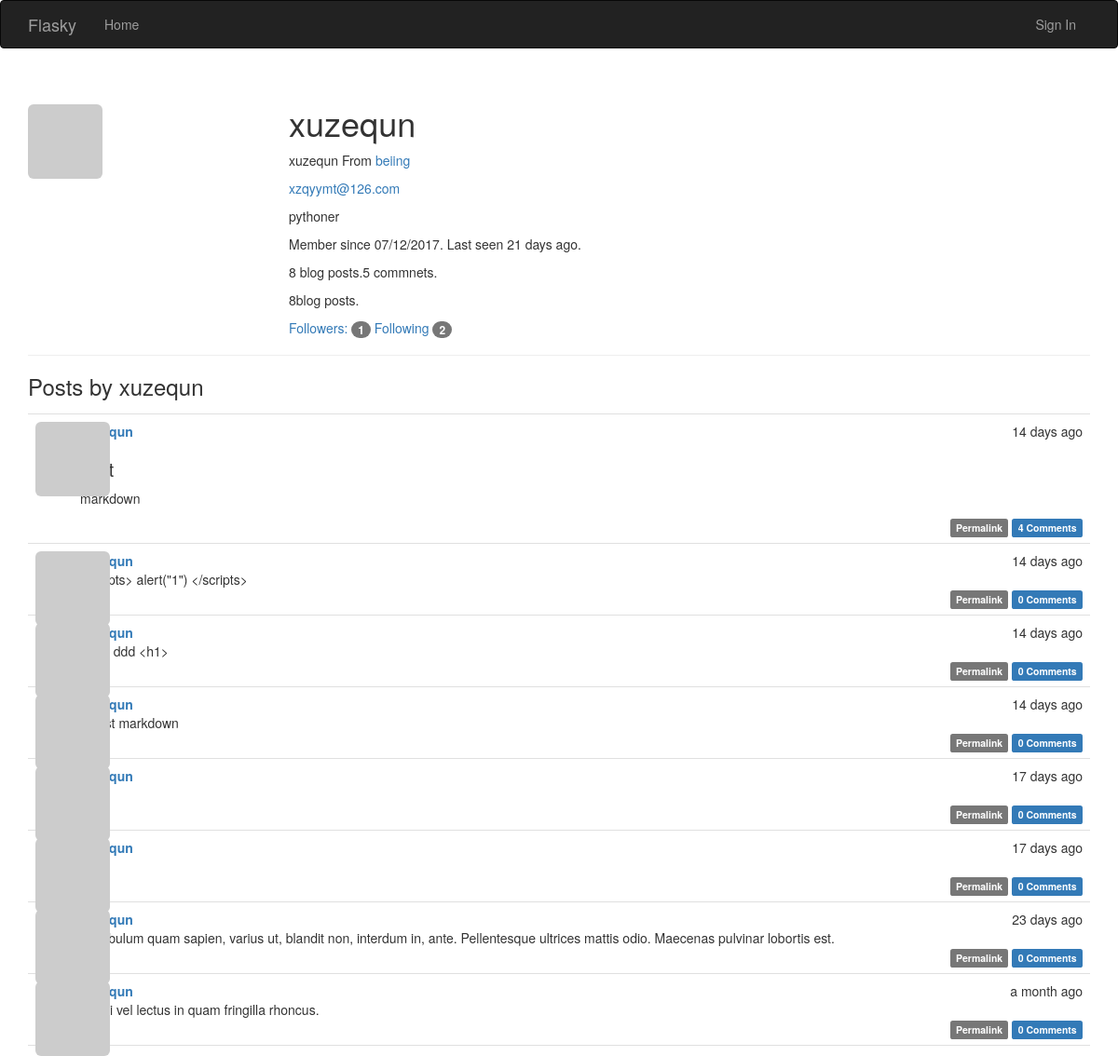
The page /user/xuzequn on the database its author committed.
### app/models.py (models this page shows, shortened)
class User(UserMixin, db.Model):
    __tablename__ = 'users'
    id = db.Column(db.Integer, primary_key=True)
    email = db.Column(db.String(64), unique=True, index=True)
    username = db.Column(db.String(64), unique=True, index=True)
    role_id = db.Column(db.Integer, db.ForeignKey('roles.id'))
    password_hash = db.Column(db.String(128))
    confirmed = db.Column(db.Boolean, default=False)
    name = db.Column(db.String(64))
    location = db.Column(db.String(64))
    about_me = db.Column(db.Text())
    member_since = db.Column(db.DateTime(),default=datetime.utcnow)
    last_seen = db.Column(db.DateTime(), default=datetime.utcnow)
    avatar_hash = db.Column(db.String(32))
    posts = db.relationship('Post', backref='author', lazy='dynamic')
    followed = db.relationship('Follow',
                               foreign_keys=[Follow.follower_id],
                               backref=db.backref('follower', lazy='joined'),
                               lazy='dynamic',
                               cascade='all, delete-orphan')
    followers = db.relationship('Follow',
                                foreign_keys=[Follow.followed_id],
                                backref=db.backref('followed', lazy='joined'),
                                lazy='dynamic',
                                cascade='all, delete-orphan')
    comments = db.relationship('Comment', backref='author', lazy='dynamic')
    @property
    def password(self):
        raise AttributeError('password is not readable attribute')
    def gravatar(self, size=100, default='identicon', rating='g'):
        if request.is_secure:
            url = 'http://secure.gravatar.com/avatar'
        else:
            url = 'http://www.gravatar.com/avatar'
        hash = self.avatar_hash or hashlib.md5(
            self.email.encode('utf-8')).hexdigest()
        return '{url}/{hash}?s={size}&d={default}&r={rating}'.format(
            url=url, hash=hash, size=size, default=default, rating=rating)

class Post(db.Model):
    __tablename__ = 'posts'
    id = db.Column(db.Integer, primary_key=True)
    body = db.Column(db.Text)
    body_html = db.Column(db.Text)
    timestamp = db.Column(db.DateTime, index=True, default=datetime.utcnow)
    author_id = db.Column(db.Integer, db.ForeignKey('users.id'))
    comments = db.relationship('Comment', backref='post', lazy='dynamic')

### app/main/views.py (the view)
@main.route('/user/<username>')
def user(username):
    user = User.query.filter_by(username=username).first()
    if user is None:
        abort(404)
    posts = user.posts.order_by(Post.timestamp.desc()).all()
    return render_template('user.html', user=user, posts=posts)

### app/auth/views.py (called while the page is built)
@auth.before_app_request
def before_request():
    @auth.before_app_request
    def before_request():
        if current_user.is_authenticated:
            current_user.ping()
            print("111111111111")
            if not current_user.confirmed \
                    and request.endpoint \
                    and request.endpoint[:5] != 'auth.' \
                    and request.endpoint != 'static':
                return redirect(url_for('auth.unconfirmed'))

### app/main/__init__.py (called while the page is built)
@main.app_context_processor
def inject_permissions():
    return dict(Permission=Permission)

@main.app_context_processor
def inject_permission():
    return dict(Permission=Permission)

### app/models.py (called while the page is built)
    def can(self, permissions):
        return False

    def is_administrator(self):
        return False

### app/templates/user.html (shortened to what this page needs)
{% extends "base.html" %}
{% block page_content %}
<div class="page-header">
    <img class="img-rounded profile-thumbnail" src="{{ user.gravatar(size=256) }}">
    <div class="profile-header">
        <h1>{{ user.username }}</h1>
        {% if user.name or user.location %}
        <p>
            {% if user.name %}{{ user.name }}{% endif %}
            {% if user.location %}
                From <a href="http://map.baidu.com/?newmap={{ user.location }}">{{ user.location }}</a>
            {% endif %}
        </p>
        {% endif %}
        <p><a href="mailto:{{ user.email }}">{{ user.email }}</a></p>
        {% if user.about_me %}<p>{{ user.about_me }}</p>{% endif %}
        <p>Member since {{ moment(user.member_since).format('L') }}.
            Last seen {{ moment(user.last_seen).fromNow() }}.
        </p>
        <p>
            {{ user.posts.count() }} blog posts.{{ user.comments.count() }} commnets.
        </p>
        <p>{{ user.posts.count() }}blog posts.</p>
        <p>
            <a href="{{ url_for('.followers', username=user.username) }}">Followers: <span class="badge">{{ user.followers.count() - 1 }}</span></a>
            <a href="{{ url_for('.followed_by', username=user.username) }}"> Following <span class="badge">{{ user.followed.count() - 1 }}</span> </a>
        </p>
    </div>
</div>
<h3>Posts by {{ user.username }}</h3>
{% include '_posts.html' %}
{% endblock %}

### app/templates/base.html (shortened to what this page needs)
{% extends "bootstrap/base.html" %}
{% block head %}
{{ super() }}
<link rel="stylesheet" type="text/css" href="{{ url_for('static', filename='styles.css') }}">
{% endblock %}
{% block navbar %}
<div class="navbar navbar-inverse" role="navigation">
    <div class="container">
        <div class="navbar-header">
            <a class="navbar-brand" href="{{ url_for('main.index') }}">Flasky</a>
        </div>
        <div class="navbar-collapse collapse">
            <ul class="nav navbar-nav">
                <li><a href="{{ url_for('main.index') }}">Home</a></li>
            </ul>
            <ul class="nav navbar-nav navbar-right">
                {% if current_user.is_authenticated %}
                <li class="dropdown">
                 <a href="#" class="dropdown-toggle" data-toggle="dropdown">Account <b class="caret"></b></a>
                    <ul class="dropdown-menu">
                        <li><a href="{{ url_for('auth.change_password') }}">Change Password</a></li>
                        <li><a href="{{ url_for('auth.change_email_request') }}">Change Email</a></li>
                        <li><a href="{{ url_for('auth.logout') }}">Log Out</a></li>
                    </ul>
                </li>
                {% else %}
                <li><a href="{{ url_for('auth.login') }}">Sign In</a></li>
                {% endif %}
            </ul>
        </div>
    </div>
</div>
{% endblock %}
{% block content %}
<div class="container">
    {% block page_content %}{% endblock %}
</div>
{% endblock %}

### app/templates/_posts.html (shortened to what this page needs)
<ul class="posts">
    {% for post in posts %}
    <li class="post">
        <div class="post-thumbnail">
            <a href="{{ url_for('.user', username=post.author.username) }}">
                <img class="img-rounded profile-thumbnail"
                     src="{{ post.author.gravatar(size=40) }}">
            </a>
        </div>
        <div class="post-content">
            <div class="post-date"> {{ moment(post.timestamp).fromNow() }}</div>
            <div class="post-author">
                <a href="{{ url_for('.user', username=post.author.username) }}">
                </a>
            </div>
            <div class="post-body">
                {% if post.body_html %}
                    {{ post.body_html | safe }}
                {% else %}
                    {{ post.body }}
                {% endif %}
            </div>
            <div class="post-footer">
                <a href="{{ url_for('.post', id=post.id) }}">
                    <span class="label label-default">Permalink</span>
                </a>
                <a href="{{ url_for('.post', id=post.id) }}#comments">
                    <span class="label label-primary">{{ post.comments.count() }} Comments</span>
                </a>
            </div>
        </div>
    </li>
    {% endfor %}
</ul>

### app/static/styles.css (style rules this page uses)
.profile-thumbnail { position: absolute; }
.profile-header { min-height: 260px; margin-left: 280px; }
ul.posts { list-style-type: none; padding: 0px; margin: 16px 0px 0px 0px; border-top: 1px solid #e0e0e0; }
ul.posts li.post { padding: 8px; border-bottom: 1px solid #e0e0e0; }
div.post-date { float: right; }
div.post-author { font-weight: bold; }
div.post-thumbnail { position: absolute; }
div.post-content { margin-left: 48px; min-height: 48px; }
div.post-footer { text-align: right; }
.post-body h1 { font-size: 140%; }

### rows shown on the page
User: username "xuzequn", name "xuzequn", location "beiing", email "xzqyymt@126.com", about_me "pythoner", member_since "07/12/2017", last_seen "21 days ago"
Post: timestamp "14 days ago", body_html "markdown", comments.count "4"
Post: timestamp "14 days ago", body "<scripts> alert(\"1\") </scripts>", comments.count "0"
Post: timestamp "14 days ago", body "<h1> ddd <h1>", comments.count "0"
Post: timestamp "14 days ago", body "# Test markdown", comments.count "0"
Post: timestamp "17 days ago", comments.count "0"
Post: timestamp "17 days ago", comments.count "0"
Post: timestamp "23 days ago", body "Vestibulum quam sapien, varius ut, blandit non, interdum in, ante. Pellentesque ultrices mattis odio. Maecenas pulvinar lobortis est.", comments.count "0"
Post: timestamp "a month ago", body "Morbi vel lectus in quam fringilla rhoncus.", comments.count "0"

### other values the page prints
{{ user.posts.count() }} "8"
{{ user.comments.count() }} "5"
{{ user.followers.count() - 1 }} "1"
{{ user.followed.count() - 1 }} "2"
